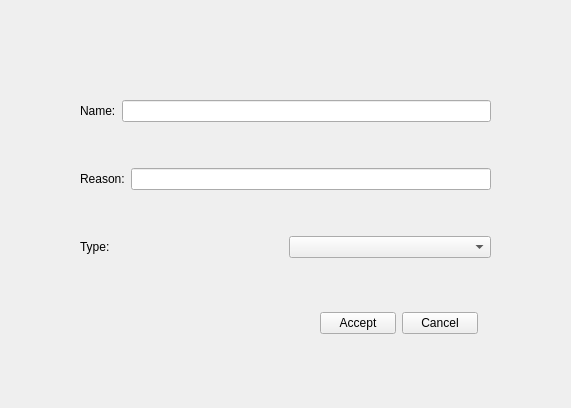
<?xml version="1.0" encoding="UTF-8"?>
<ui version="4.0">
 <class>requirement_form</class>
 <widget class="QWidget" name="requirement_form">
  <property name="geometry">
   <rect>
    <x>0</x>
    <y>0</y>
    <width>571</width>
    <height>408</height>
   </rect>
  </property>
  <property name="windowTitle">
   <string>Form</string>
  </property>
  <widget class="QWidget" name="layoutWidget">
   <property name="geometry">
    <rect>
     <x>80</x>
     <y>60</y>
     <width>411</width>
     <height>241</height>
    </rect>
   </property>
   <layout class="QVBoxLayout" name="verticalLayout">
    <item>
     <layout class="QHBoxLayout" name="horizontalLayout_4">
      <item>
       <widget class="QLabel" name="requirement_id_label">
        <property name="text">
         <string>Name:</string>
        </property>
       </widget>
      </item>
      <item>
       <widget class="QLineEdit" name="requirement_id_input"/>
      </item>
     </layout>
    </item>
    <item>
     <layout class="QHBoxLayout" name="horizontalLayout_3">
      <item>
       <widget class="QLabel" name="requirement_sec_label">
        <property name="text">
         <string>Reason:</string>
        </property>
       </widget>
      </item>
      <item>
       <widget class="QLineEdit" name="requirement_id_input_2"/>
      </item>
     </layout>
    </item>
    <item>
     <layout class="QHBoxLayout" name="horizontalLayout_2">
      <item>
       <widget class="QLabel" name="requirement_sys_label">
        <property name="text">
         <string>Type:</string>
        </property>
       </widget>
      </item>
      <item>
       <widget class="QComboBox" name="comboBox">
        <property name="currentText">
         <string>No restriction</string>
        </property>
        <property name="placeholderText">
         <string>UAS Zone Type</string>
        </property>
        <item>
         <property name="text">
          <string>No restriction</string>
         </property>
        </item>
        <item>
         <property name="text">
          <string>Requires authorization</string>
         </property>
        </item>
        <item>
         <property name="text">
          <string>Prohibited</string>
         </property>
        </item>
        <item>
         <property name="text">
          <string>Conditional</string>
         </property>
        </item>
       </widget>
      </item>
     </layout>
    </item>
   </layout>
  </widget>
  <widget class="QWidget" name="layoutWidget">
   <property name="geometry">
    <rect>
     <x>320</x>
     <y>310</y>
     <width>158</width>
     <height>26</height>
    </rect>
   </property>
   <layout class="QHBoxLayout" name="horizontalLayout_5">
    <item>
     <widget class="QPushButton" name="accept_requirement">
      <property name="text">
       <string>Accept</string>
      </property>
     </widget>
    </item>
    <item>
     <widget class="QPushButton" name="cancel_requirement">
      <property name="text">
       <string>Cancel</string>
      </property>
     </widget>
    </item>
   </layout>
  </widget>
 </widget>
 <resources/>
 <connections/>
</ui>
